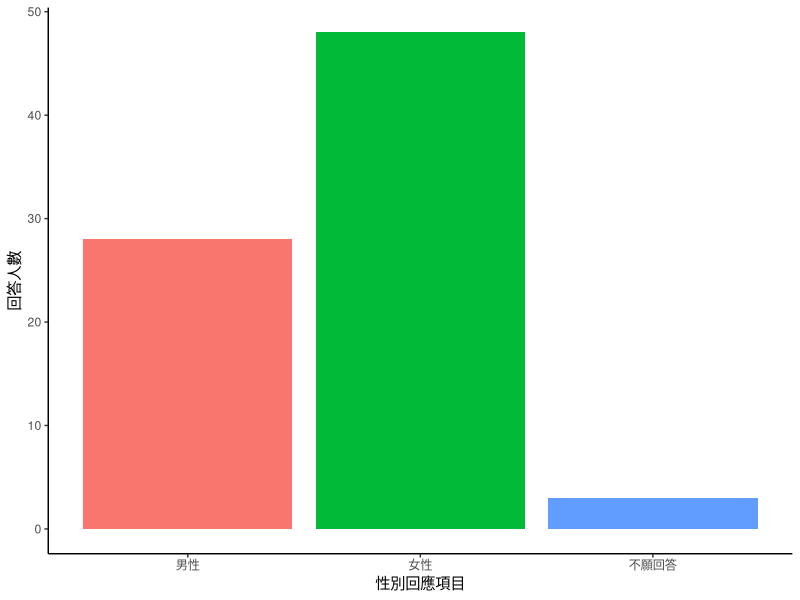
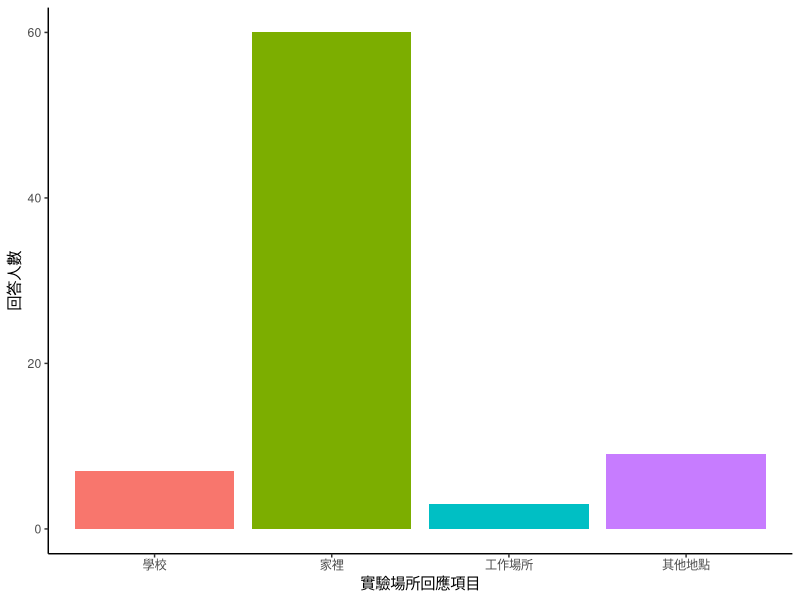
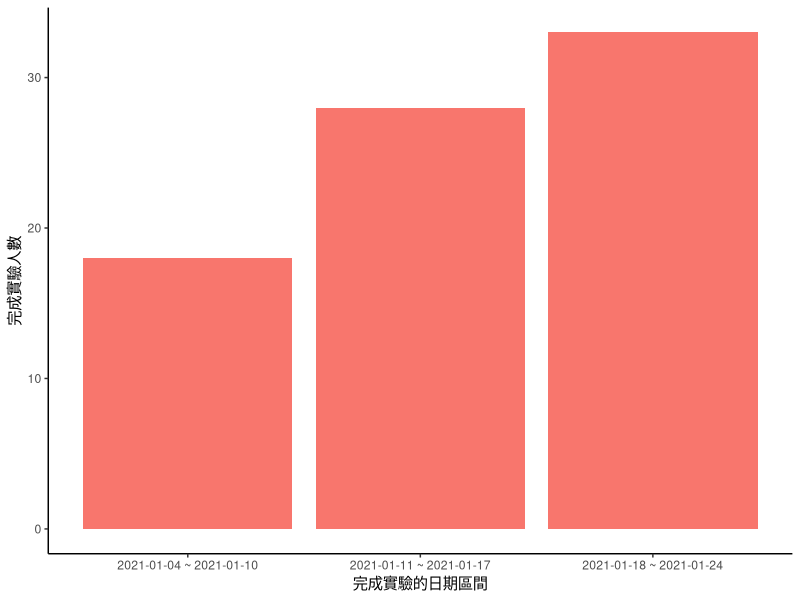

These figures' R source, in order:
## ---- chunk 1
knitr::opts_chunk$set(echo = TRUE)
library(tidyverse)
library(readr)
library(lubridate)
postdata <- read_csv(file="POST_rawdata.csv")
## ---- chunk 2
## Change the numbers to factor
postdata$gender <- as.factor(postdata$gender)
## Rename the levels
if(sum(!is.na(postdata$`gender:other`)) > 0){ 
  postdata$gender[!is.na(postdata$gender_other)] = "4"
  levels(postdata$gender) <- c("男性","女性","不願回答","其他")
} else { 
  levels(postdata$gender) <- c("男性","女性","不願回答")
}

ggplot(postdata) +
  geom_bar(aes(x=gender,fill = gender), 
           show.legend = FALSE)+
  labs(x="性別回應項目", y="回答人數")+
  theme_classic()
## ---- chunk 3
## Rename the levels
if(sum( postdata$finalcheck == 0 ) > 0){
  postdata$finalcheck = postdata$finalcheck[postdata$finalcheck!=0]
} 

## Change the numbers to factor
postdata$finalcheck <- as.factor(postdata$finalcheck)

levels(postdata$finalcheck) <- c("學校","家裡","工作場所","其他地點")

ggplot(postdata) +
  geom_bar(aes(x=finalcheck,fill = finalcheck), 
           show.legend = FALSE)+
  labs(x="實驗場所回應項目", y="回答人數")+
  theme_classic()
## ---- chunk 4
## Making of functions
## Get the first day of the week
start.of.week <- function(date)
  date - (setNames(c(6,0:5),0:6) [strftime(date,'%w')])
## Get the last day of the week
#end.of.week <- function(date)
#  date + (setNames(c(0,6),0:6) [strftime(date,'%w')])


ggplot(postdata %>% mutate( week_period = paste(start.of.week(as.Date(TIME_end)),"~", (start.of.week(as.Date(TIME_end)) + days(6)) ) ) ) +
  geom_bar(aes(x = week_period, fill = "blue"), 
           show.legend = FALSE)+
  labs(x="完成實驗的日期區間", y="完成實驗人數")+
  theme_classic()
